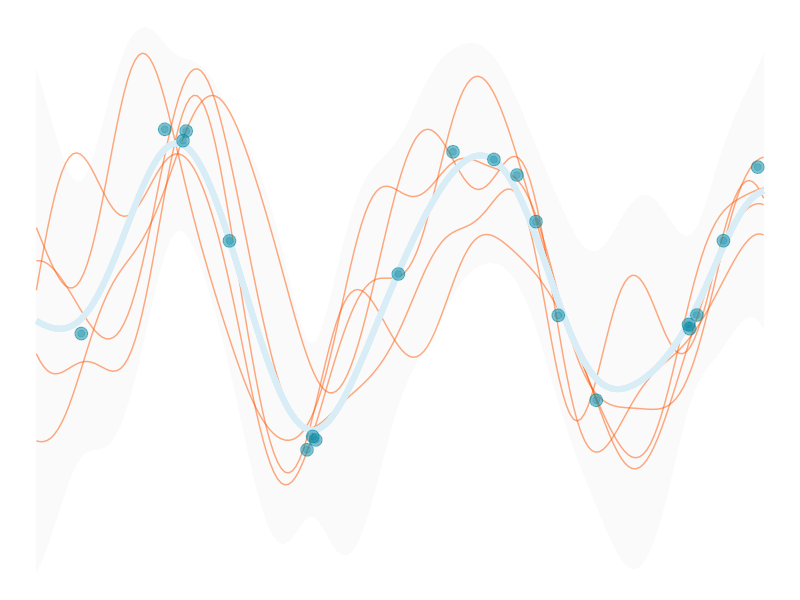
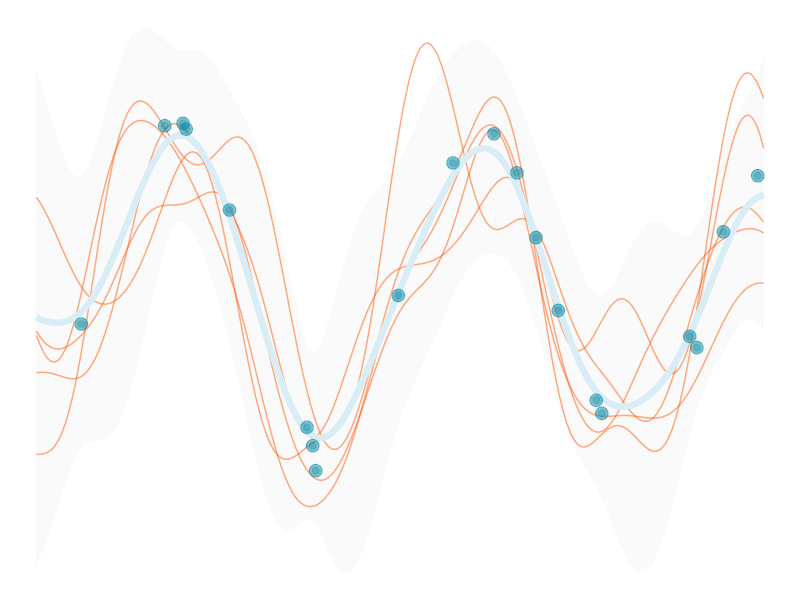
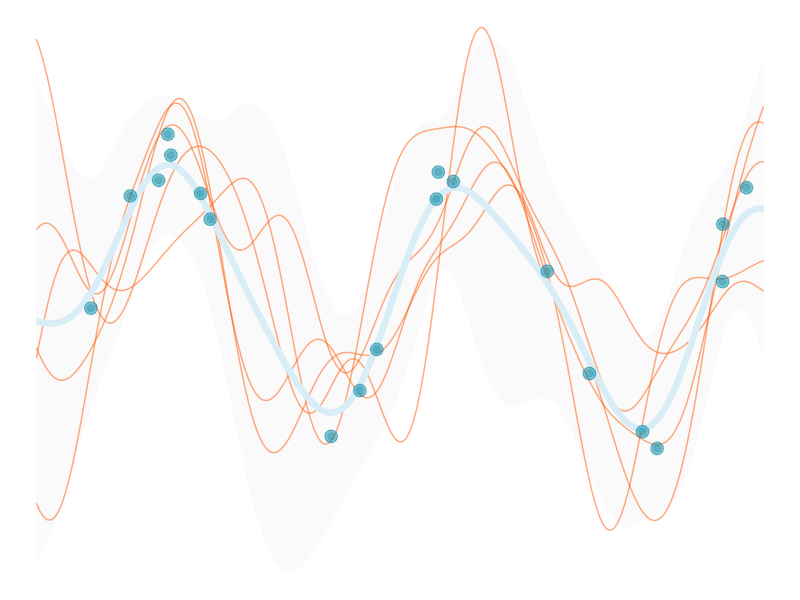
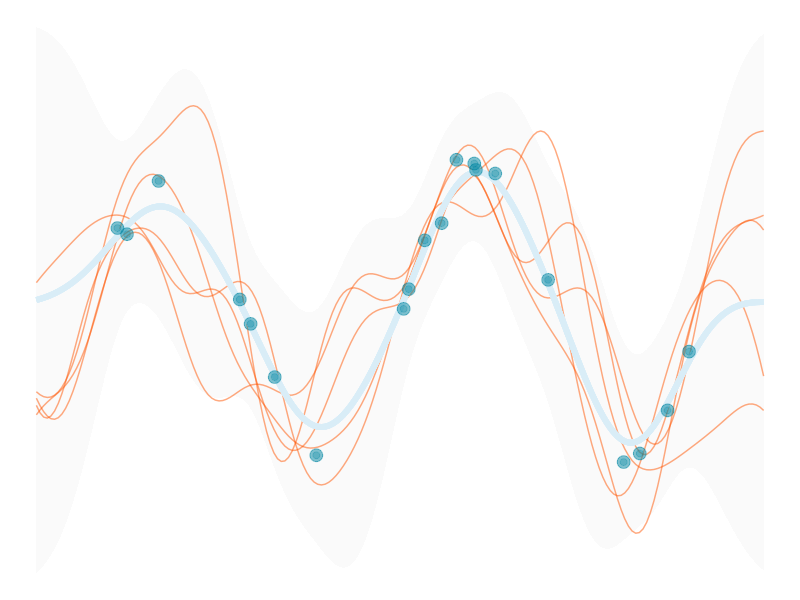
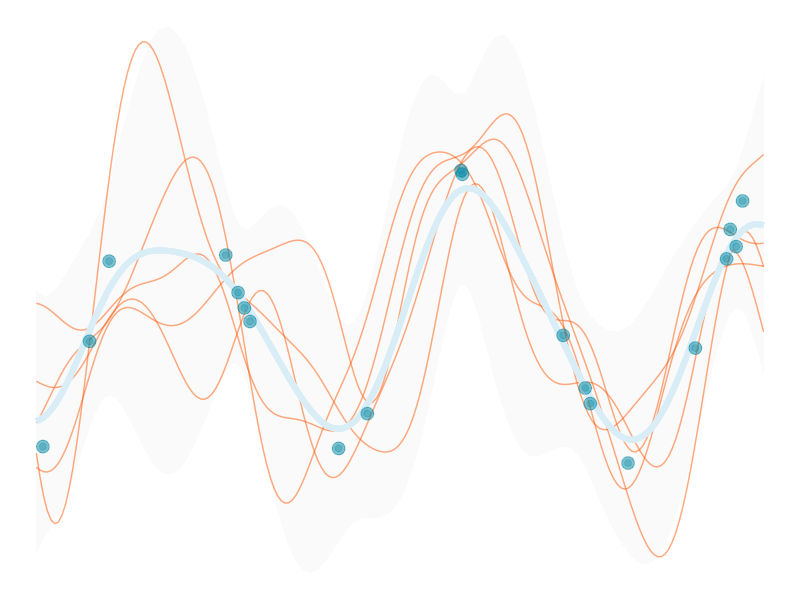
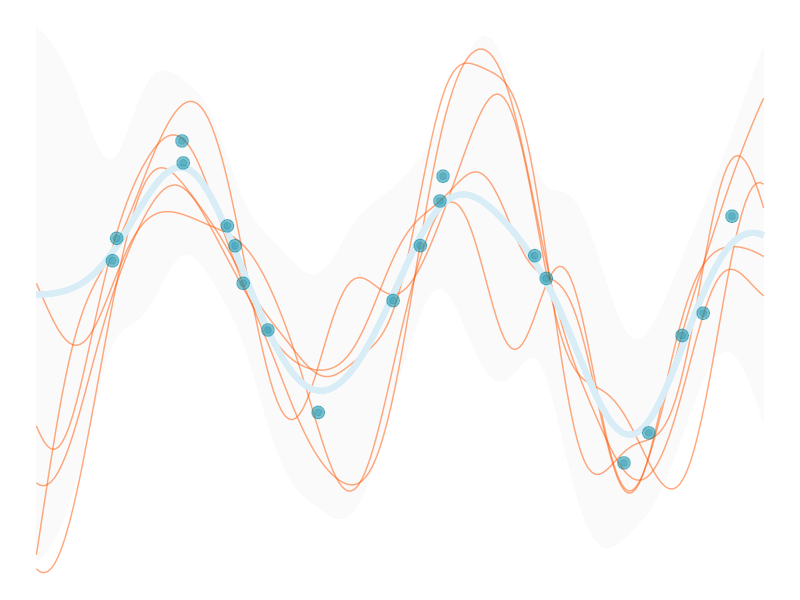
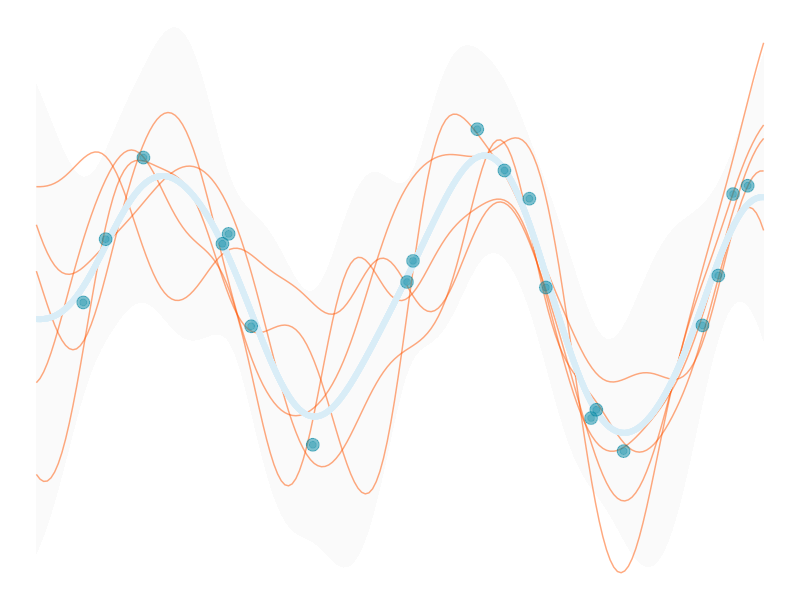
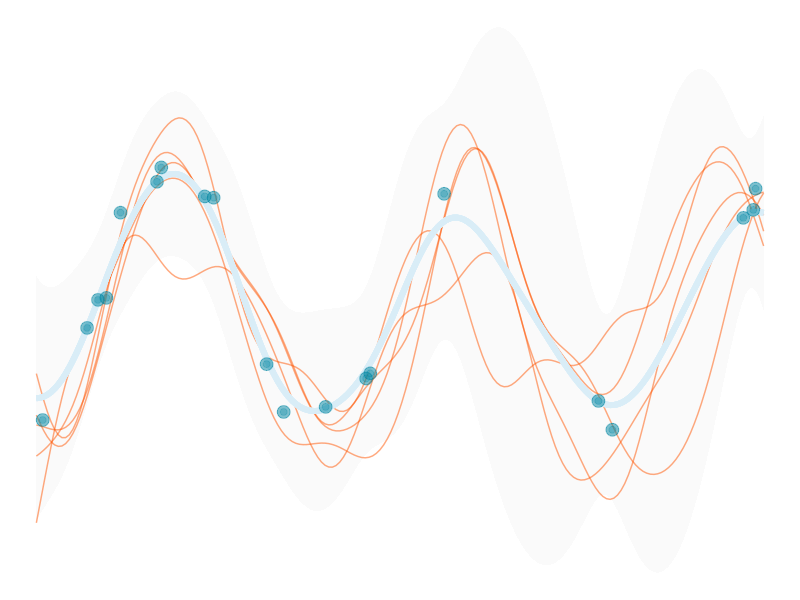

Reproduce these figures in R, in order.
library(tidyverse)
library(glue)

gp_mu <- function(x) {
    map_dbl(x, function(x) x = 0)
}

gp_K <- function(
    x,
    y = NULL,
    l = 1,
    sigma_f = 1,
    sigma_n = .5
    ) {
    
    if(!is.null(y)){
        sigma_f * exp( -(1/(2 * l^2)) * as.matrix(dist(x, upper = TRUE, diag = TRUE) ^ 2) ) +
        sigma_n*diag(length(x))
    }
    else{
        sigma_f * exp( -(1/(2 * l^2)) * as.matrix(dist(x, upper = TRUE, diag = TRUE) ^ 2) )
    }
}


generate_gp <- function(
    n_train = 20,
    y_sd = .1,
    seed = 123
) {
  set.seed(seed)
  
  X_train = 15 * (runif(n_train) - .5)
  n_train = length(X_train)
  
  # kept sine function for comparison to noise free result
  y_train = sin(X_train) + rnorm(n = n_train, sd = y_sd)
  
  X_test = seq(-7.5, 7.5, length = 200)
  n_test = length(X_test)
  
  data = list(
    X_train = X_train,
    y_train = y_train,
    X_test = X_test
  )
}


plot_gp = function(
    X_train, 
    y_train, 
    X_test, 
    n_prior = 5,
    n_post_pred = 5,
    l = 1, 
    sigma_f = 1, 
    sigma_n = .25, 
    k_eps = 1e-8
) {
    n_train = length(X_train)
    n_test = length(X_test)

    Ky = gp_K(
        x = X_train,
        y = y_train,
        l = l,
        sigma_f = sigma_f,
        sigma_n = sigma_n
    )

    # initial matrix
    K_ = gp_K(
        c(X_train, X_test),
        l = l,
        sigma_f = sigma_f,
        sigma_n = sigma_n
    )

    Kstar  = K_[1:n_train, (n_train+1):ncol(K_)]                    # dim = N x N*
    tKstar = t(Kstar)                                               # dim = N* x N
    Kstarstar = K_[(n_train+1):nrow(K_), (n_train+1):ncol(K_)] +    # dim = N* x N*
    k_eps*diag(n_test)      # the k_eps part is for positive definiteness

    Kyinv = solve(Ky)

    post_mu = gp_mu(X_test) + tKstar %*% Kyinv %*% (y_train - gp_mu(X_train))
    post_K  = Kstarstar - tKstar %*% Kyinv %*% Kstar
    s2 = diag(post_K)

    y_pp = data.frame(t(MASS::mvrnorm(n_post_pred, mu = post_mu, Sigma = post_K)))

    pp_data = data.frame(
        x = X_test,
        y = y_pp,
        fmean = post_mu, 
        se_lower = post_mu - 2 * sqrt(s2),
        se_upper = post_mu + 2 * sqrt(s2)
    ) %>% 
    pivot_longer(starts_with('y'), names_to = 'variable')

    gdat = data.frame(
        x = X_test,
        y = y_pp,
        fmean = post_mu,
        se_lower = post_mu - 2 * sqrt(s2),
        se_upper = post_mu + 2 * sqrt(s2)
        ) %>%
        gather(
            key = variable,
            value = value,
            -x,
            -fmean,
            -se_lower,
            -se_upper
        )

    ggplot(aes(x = x, y = value), data = gdat) +
        geom_ribbon(aes(ymin = se_lower, ymax = se_upper, group = variable),
                    fill = 'gray98') +
        geom_line(aes(group = variable), color = '#FF550080') +
        geom_line(aes(group = variable, y = fmean),
                    color = '#d9edf7',
                    linewidth = 2) +
        geom_point(
            aes(x = X_train, y = y_train),
            size = 4,
            color = '#0085a1',
            alpha = .5,
            data = data.frame(X_train, y_train)
        ) +
        geom_point(
            aes(x = X_train, y = y_train),
            size = 2,
            color = '#0085a1',
            alpha = .25,
            data = data.frame(X_train, y_train)
        ) +
        theme_void()
}


walk(
    0:12,
    \(x) {
        data = generate_gp(seed = x)
        X_train = data$X_train
        y_train = data$y_train
        X_test = data$X_test


        plot_gp(X_train, y_train, X_test)
        ggsave(glue('img/chapter_gp_plots/gp_plot_{x}.svg'), width = 8, height = 6, dpi = 300)
    }
)
